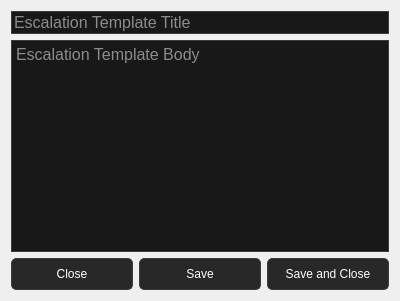
<?xml version="1.0" encoding="UTF-8"?>
<ui version="4.0">
 <class>EscalationTemplateDialog</class>
 <widget class="QDialog" name="EscalationTemplateDialog">
  <property name="geometry">
   <rect>
    <x>0</x>
    <y>0</y>
    <width>400</width>
    <height>301</height>
   </rect>
  </property>
  <property name="windowTitle">
   <string>Escalation Template</string>
  </property>
  <property name="styleSheet">
   <string notr="true">/* General window background */
QMainWindow {
    background-color: rgb(31, 31, 31);
    color: white; /* Default text color for all widgets */
}

/* Styling for the tab widget container */
QTabWidget::pane {
    background: rgb(31, 31, 31); /* Background color of the whole tab area */
    border: none;
}

/* Default tab styling */
QTabBar::tab {
    background: rgb(40, 40, 40); /* Default tab color */
    color: white; /* White text */
    padding: 10px;
    border: 1px solid rgb(60, 60, 60); /* Optional border */
    border-top-left-radius: 5px;
    border-top-right-radius: 5px;
}

/* Selected tab styling */
QTabBar::tab:selected {
    background: rgb(52, 52, 52); /* Selected tab color */
    color: rgb(255, 170, 0);
    border-bottom: 2px solid rgb(255, 170, 0); /* Highlight effect */
}

/* Hover effect for tabs */
QTabBar::tab:hover {
    background: rgb(60, 60, 60);
}

/* === TEXT WIDGET STYLING (WHITE TEXT DEFAULT) === */
QLabel, QTextEdit, QLineEdit, QCheckBox, QRadioButton, QListWidget, QTreeWidget, QTableWidget {
    color: white; /* All text is white by default */
}

/* Styling for text input fields */
QTextEdit, QLineEdit {
    background-color: rgb(24, 24, 24);
    selection-background-color: rgb(52, 52, 52);
    selection-color: rgb(255, 170, 0);
    border: 1px solid rgb(60, 60, 60);
}

/* === BUTTON STYLING === */

/* Default button appearance */
QPushButton {
    background-color: rgb(40, 40, 40); /* Dark gray background */
    color: white; /* White text */
    border: 1px solid rgb(60, 60, 60); /* Subtle border */
    border-radius: 5px;
    padding: 8px 12px;
}

/* Hover effect */
QPushButton:hover {
    background-color: rgb(60, 60, 60); /* Lighter gray */
}

/* Pressed/clicked effect */
QPushButton:pressed {
    background-color: rgb(52, 52, 52); /* Slightly darker */
}

/* Disabled buttons */
QPushButton:disabled {
    background-color: rgb(80, 80, 80);
    color: rgb(150, 150, 150); /* Faded text */
}

/* === QListWidget Styling === */
QListWidget {
    background-color: rgb(24, 24, 24); /* Dark background */
    border: 1px solid rgb(60, 60, 60); /* Subtle border */
    padding: 5px;
    color: white; /* Default text color */
}

/* Individual QListWidget Items */
QListWidget::item {
    background-color: rgb(32, 32, 32);
    padding: 8px;
    border-radius: 3px;
}

/* Hover effect */
QListWidget::item:hover {
    background-color: rgb(60, 60, 60);
    color: rgb(255, 170, 0);
}

/* Selected item effect */
QListWidget::item:selected {
    background-color: rgb(52, 52, 52);
    border: 1px solid rgb(255, 170, 0);
    color: rgb(255, 170, 0);
}

/* === Scrollbar Styling (Optional, for QListWidget &amp; other widgets) === */
QScrollBar:vertical {
    border: none;
    background: rgb(31, 31, 31);
    width: 10px;
    margin: 2px 2px 2px 2px;
}

QScrollBar::handle:vertical {
    background: rgb(60, 60, 60);
    min-height: 20px;
    border-radius: 4px;
}

QScrollBar::handle:vertical:hover {
    background: rgb(80, 80, 80);
}

QScrollBar::handle:vertical:pressed {
    background: rgb(100, 100, 100);
}

QScrollBar::add-line:vertical, QScrollBar::sub-line:vertical {
    background: none;
    border: none;
}
</string>
  </property>
  <layout class="QGridLayout" name="gridLayout_2">
   <item row="0" column="0">
    <layout class="QGridLayout" name="EscalationTemplateGrid">
     <item row="0" column="0" colspan="3">
      <widget class="QLineEdit" name="EscalationTemplateTitle">
       <property name="font">
        <font>
         <pointsize>12</pointsize>
        </font>
       </property>
       <property name="placeholderText">
        <string>Escalation Template Title</string>
       </property>
      </widget>
     </item>
     <item row="2" column="0">
      <widget class="QPushButton" name="CloseEscalationTemplateButton">
       <property name="text">
        <string>Close</string>
       </property>
      </widget>
     </item>
     <item row="2" column="2">
      <widget class="QPushButton" name="SaveAndCloseEscalationTemplateButton">
       <property name="text">
        <string>Save and Close</string>
       </property>
      </widget>
     </item>
     <item row="2" column="1">
      <widget class="QPushButton" name="SaveEscalationTemplateButton">
       <property name="text">
        <string>Save</string>
       </property>
      </widget>
     </item>
     <item row="1" column="0" colspan="3">
      <widget class="QTextEdit" name="EscalationTemplateBody">
       <property name="font">
        <font>
         <pointsize>12</pointsize>
        </font>
       </property>
       <property name="placeholderText">
        <string>Escalation Template Body</string>
       </property>
      </widget>
     </item>
    </layout>
   </item>
  </layout>
 </widget>
 <resources/>
 <connections/>
</ui>
